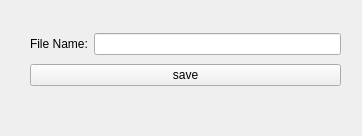
<?xml version="1.0" encoding="UTF-8"?>
<ui version="4.0">
 <class>otherSave</class>
 <widget class="QWidget" name="otherSave">
  <property name="geometry">
   <rect>
    <x>0</x>
    <y>0</y>
    <width>362</width>
    <height>136</height>
   </rect>
  </property>
  <property name="windowTitle">
   <string>Form</string>
  </property>
  <widget class="QWidget" name="">
   <property name="geometry">
    <rect>
     <x>30</x>
     <y>30</y>
     <width>311</width>
     <height>61</height>
    </rect>
   </property>
   <layout class="QVBoxLayout" name="verticalLayout">
    <item>
     <layout class="QHBoxLayout" name="horizontalLayout">
      <item>
       <widget class="QLabel" name="label">
        <property name="text">
         <string>File Name:</string>
        </property>
       </widget>
      </item>
      <item>
       <widget class="QLineEdit" name="fileNameEdit"/>
      </item>
     </layout>
    </item>
    <item>
     <widget class="QPushButton" name="saveButton">
      <property name="text">
       <string>save</string>
      </property>
     </widget>
    </item>
   </layout>
  </widget>
 </widget>
 <resources/>
 <connections/>
</ui>
